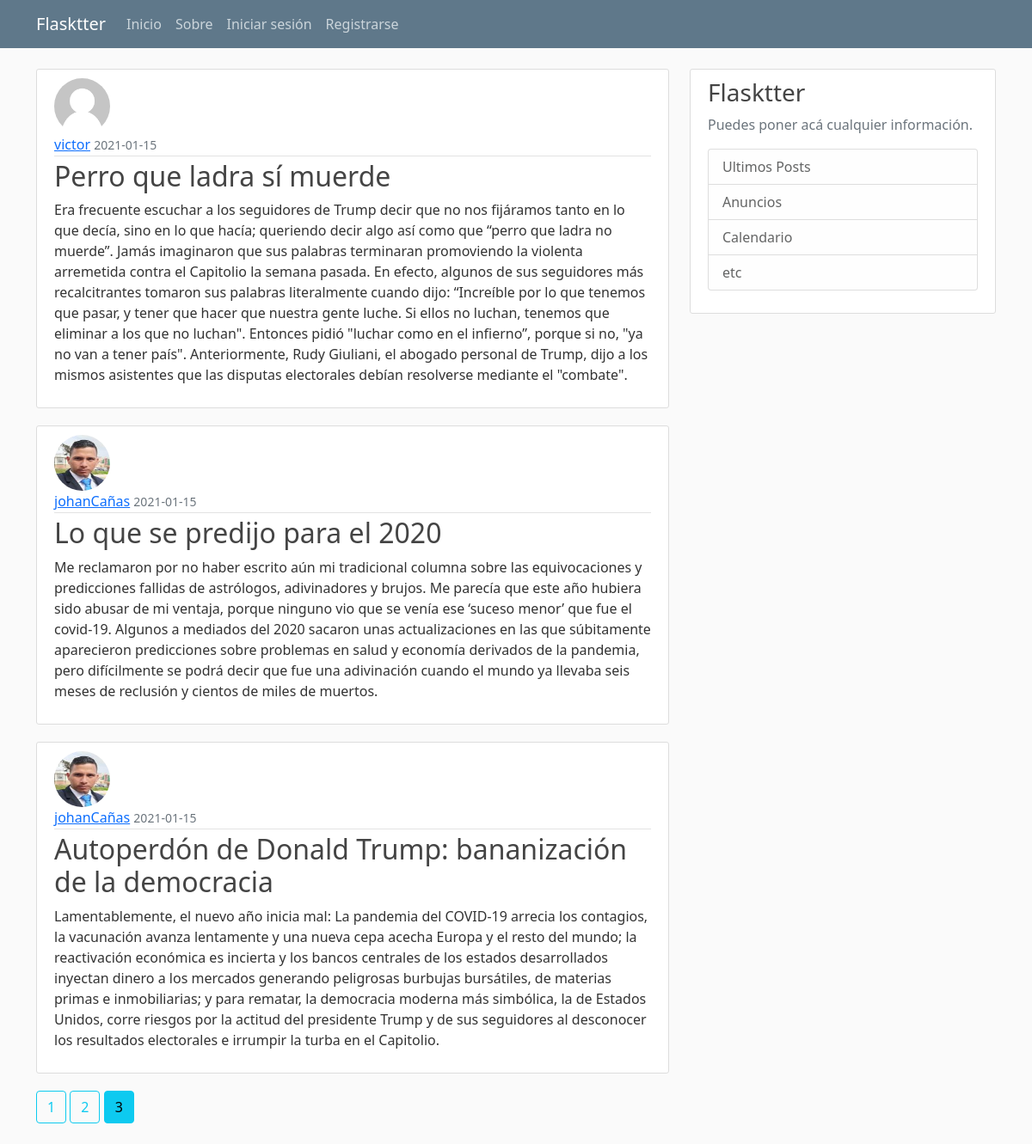
Screenshot of /home?page=3 with the database file from the repository.
### flaskblog/models.py (models this page shows, shortened)
class Post(db.Model):
    id= db.Column(db.Integer, primary_key=True)
    title= db.Column(db.String(100), nullable=False)
    date_posted= db.Column(db.DateTime, nullable=False, default=datetime.utcnow)
    content = db.Column(db.Text, nullable=False)
    '''se establece la relacion de el post con el usuario con su id'''
    user_id = db.Column(db.Integer, db.ForeignKey('user.id'), nullable=False)

class User(db.Model, UserMixin):
    id= db.Column(db.Integer, primary_key=True)
    username= db.Column(db.String(20), unique=True, nullable=False)
    email= db.Column(db.String(100), unique=True, nullable=False)
    image_file= db.Column(db.String(50), nullable=False, default='default.jpg')
    password= db.Column(db.String(60), nullable=False)
    '''Relacion uno a muchos '''
    post = db.relationship('Post', backref='author', lazy=True)

### flaskblog/main/routes.py (the view)
@main.route('/')
@main.route('/home')
def home():
    page = request.args.get('page', 1, type=int)
    posts = Post.query.order_by(Post.date_posted.desc()).paginate(per_page=3, page=page)
    return render_template('home.html', posts=posts)

### flaskblog/templates/home.html
{% extends 'base.html' %}
{% block content %}
    {% for post in posts.items %}
        <article class="media content-section">
            <img class="rounded-circle article-img" src="{{ url_for('static', filename='profile_pics/' + post.author.image_file)}}" alt="">
            <div class="media-body">
            <div class="article-metadata">
                <a class="mr-2" href="{{ url_for('users.user_posts', username=post.author.username) }}">{{ post.author.username }}</a>
                <small class="text-muted">{{ post.date_posted.strftime('%Y-%m-%d') }}</small>
            </div>
            <h2><a class="article-title" href="{{ url_for('posts.post', post_id=post.id) }}">{{ post.title }}</a></h2>
            <p class="article-content">{{ post.content }}</p>
            </div>
        </article>
    {% endfor %}
    {% for page_num in posts.iter_pages(left_edge=1, right_edge=1, left_current=1, right_current=2) %}
        {% if page_num %}
            {% if posts.page == page_num %}
                <a class="btn btn-info mb-4" href="{{ url_for('main.home', page=page_num) }}">{{ page_num }}</a>
            {% else %}
            <a class="btn btn-outline-info mb-4" href="{{ url_for('main.home', page=page_num) }}">{{ page_num }}</a>
            {% endif %}
        {% else %}
            ...
        {% endif %}
    {% endfor %}
{% endblock %}

### flaskblog/static/main.css (style rules this page uses)
body { background: #fafafa; color: #333333; margin-top: 5rem; }
h1, h2, h3, h4, h5, h6 { color: #444444; }
.content-section { background: #ffffff; padding: 10px 20px; border: 1px solid #dddddd; border-radius: 3px; margin-bottom: 20px; }
.article-title { color: #444444; text-decoration: none; }
.article-content { white-space: pre-line; }
.article-img { height: 65px; width: 65px; margin-right: 16px; }
.article-metadata { padding-bottom: 1px; margin-bottom: 4px; border-bottom: 1px solid #e3e3e3 }

### rows the page displays
Post: image_file (placeholder picture), author.username "victor", date_posted "2021-01-15", title "Perro que ladra sí muerde", content "Era frecuente escuchar a los seguidores de Trump decir que no nos fijáramos tanto en lo que decía, sino en lo que hacía; queriendo decir algo así como que “perro que ladra no muerde”. Jamás imaginaron que sus palabras terminaran promoviendo la violenta arremetida contra el Capitolio la semana pasada. En efecto, algunos de sus seguidores más recalcitrantes tomaron sus palabras literalmente cuando dijo: “Increíble por lo que tenemos que pasar, y tener que hacer que nuestra gente luche. Si ellos no luchan, tenemos que eliminar a los que no luchan\". Entonces pidió \"luchar como en el infierno”, porque si no, \"ya no van a tener país\". Anteriormente, Rudy Giuliani, el abogado personal de Trump,…"
Post: image_file (picture), author.username "johanCañas", date_posted "2021-01-15", title "Lo que se predijo para el 2020", content "Me reclamaron por no haber escrito aún mi tradicional columna sobre las equivocaciones y predicciones fallidas de astrólogos, adivinadores y brujos. Me parecía que este año hubiera sido abusar de mi ventaja, porque ninguno vio que se venía ese ‘suceso menor’ que fue el covid-19. Algunos a mediados del 2020 sacaron unas actualizaciones en las que súbitamente aparecieron predicciones sobre problemas en salud y economía derivados de la pandemia, pero difícilmente se podrá decir que fue una adivinación cuando el mundo ya llevaba seis meses de reclusión y cientos de miles de muertos."
Post: image_file (picture), author.username "johanCañas", date_posted "2021-01-15", title "Autoperdón de Donald Trump: bananización de la democracia", content "Lamentablemente, el nuevo año inicia mal: La pandemia del COVID-19 arrecia los contagios, la vacunación avanza lentamente y una nueva cepa acecha Europa y el resto del mundo; la reactivación económica es incierta y los bancos centrales de los estados desarrollados inyectan dinero a los mercados generando peligrosas burbujas bursátiles, de materias primas e inmobiliarias; y para rematar, la democracia moderna más simbólica, la de Estados Unidos, corre riesgos por la actitud del presidente Trump y de sus seguidores al desconocer los resultados electorales e irrumpir la turba en el Capitolio."

### other values shown
{{ page_num }} "1" "2"
{{ page_num }} "3"
